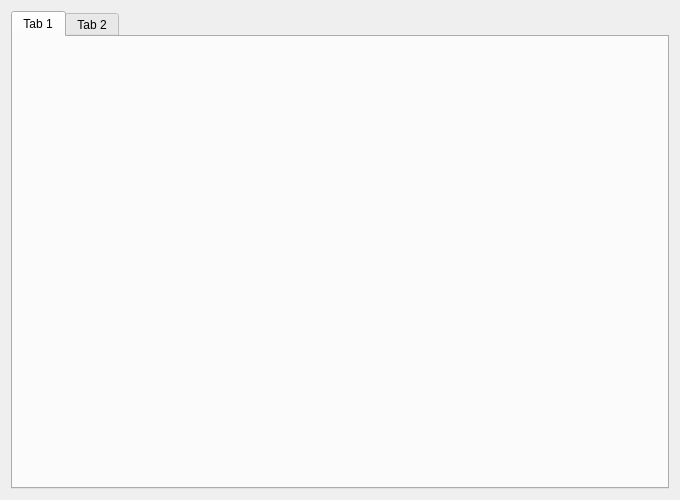
<?xml version="1.0" encoding="UTF-8"?>
<ui version="4.0">
 <class>MainWidget</class>
 <widget class="QWidget" name="MainWidget">
  <property name="geometry">
   <rect>
    <x>0</x>
    <y>0</y>
    <width>680</width>
    <height>500</height>
   </rect>
  </property>
  <property name="windowTitle">
   <string>MainWidget</string>
  </property>
  <layout class="QGridLayout" name="gridLayout">
   <item row="0" column="0">
    <widget class="QTabWidget" name="tabWidget">
     <property name="tabPosition">
      <enum>QTabWidget::North</enum>
     </property>
     <property name="tabShape">
      <enum>QTabWidget::Rounded</enum>
     </property>
     <widget class="QWidget" name="tab">
      <attribute name="title">
       <string>Tab 1</string>
      </attribute>
     </widget>
     <widget class="QWidget" name="tab_2">
      <attribute name="title">
       <string>Tab 2</string>
      </attribute>
     </widget>
    </widget>
   </item>
  </layout>
 </widget>
 <layoutdefault spacing="6" margin="11"/>
 <resources/>
 <connections/>
</ui>
